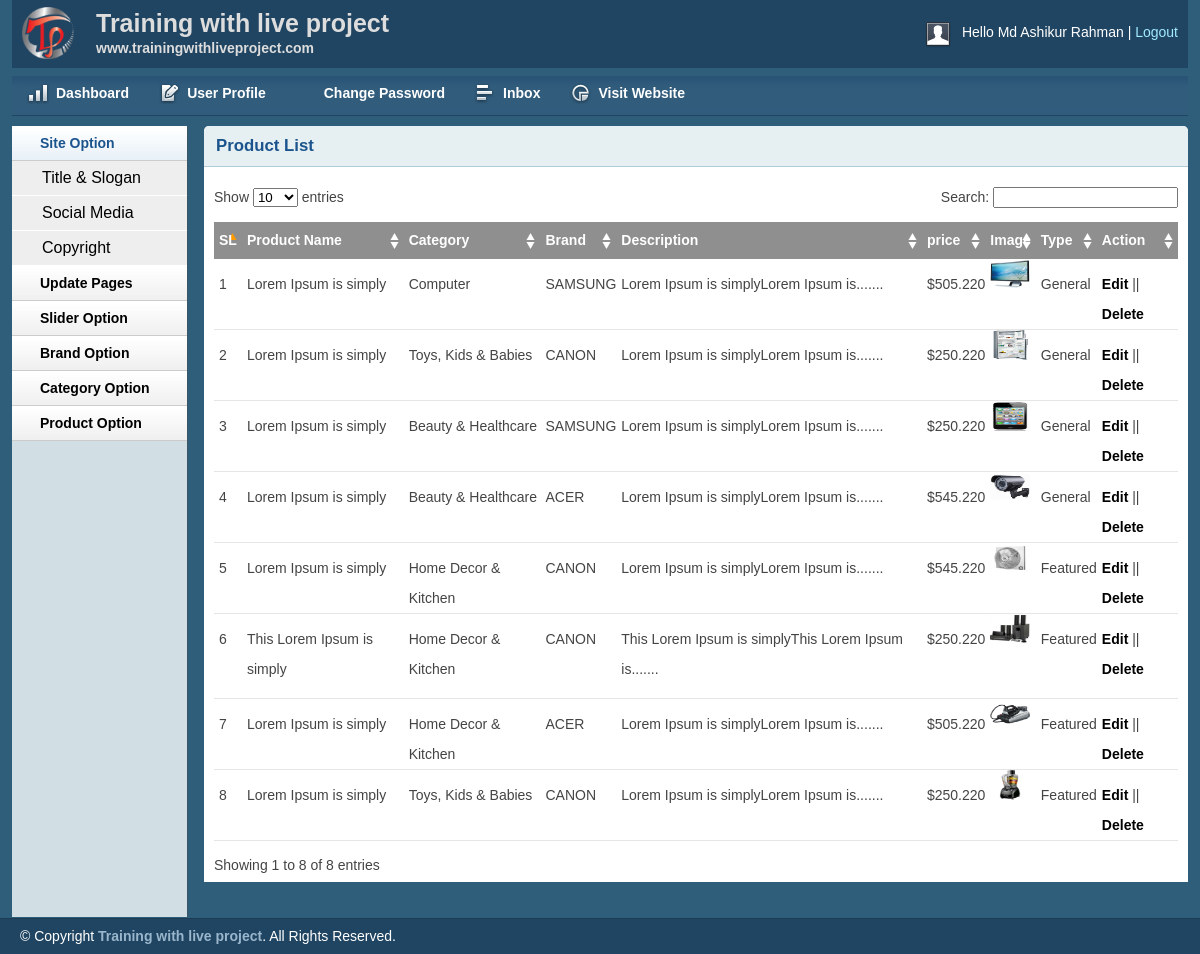
The page /admin/productlist.php (signed in) on the database its author committed.
### tables this page shows
CREATE TABLE `tbl_product` (
  `productID` int(11) NOT NULL,
  `productName` varchar(255) NOT NULL,
  `catID` int(11) NOT NULL,
  `brandID` int(11) NOT NULL,
  `body` text NOT NULL,
  `price` float(10,3) NOT NULL,
  `image` varchar(255) NOT NULL,
  `type` tinyint(4) NOT NULL DEFAULT 0
);

CREATE TABLE `tbl_category` (
  `catID` int(11) NOT NULL,
  `catName` varchar(255) NOT NULL
);

CREATE TABLE `tbl_brand` (
  `brandID` int(11) NOT NULL,
  `brandName` varchar(255) NOT NULL
);

### lib/Database.php (called while the page is built, shortened)
<?php
    class Database{
      public $host=DB_HOST;
      public $user=DB_USER;
      public $pass=DB_PASS;
      public $dbname=DB_NAME;
      public $link;
      private function connectDB(){
        $this->link=new mysqli($this->host,$this->user,$this->pass,$this->dbname);
      }
      public function select($query){
        $result=$this->link->query($query) or die($this->link->error.__LINE__);
        if($result->num_rows>0){
          return $result;
        }
        else{
          return false;
        }
      }
    }
 ?>

### classes/Product.php (called while the page is built, shortened)
<?php
    $filePath=realpath(dirname(__FILE__));
    include_once($filePath.'/../lib/Database.php');
    include_once($filePath.'/../helpers/Format.php');
    class Product{
      private $db;
      public function __construct(){
        $this->db=new Database();
      }
      public function getAllProduct(){
        $query  = "SELECT p.*,c.catName,b.brandName
                   FROM tbl_product as p,tbl_category as c,tbl_brand as b
                   WHERE p.catID=c.catID AND p.brandID=b.brandID
                   ORDER BY productID DESC";
        $result = $this->db->select($query);
        return $result;
      }
    }
?>

### helpers/Format.php (called while the page is built, shortened)
<?php
    class Format{
      public function textShorten($text,$limit=400){
         $text=$text." ";
         $text=substr($text,0,$limit);
         $text=substr($text,0,strrpos($text," "));
         $text=$text.".......";
         return $text;
      }
    }
 ?>

### admin/productlist.php (the view, shortened to what this page needs)
<?php include 'inc/header.php';?>
<?php include 'inc/sidebar.php';?>
<?php
    include_once('../helpers/Format.php');
    include_once('../classes/Product.php');
    $product = new Product();
    $format  = new Format();
 ?>
<div class="grid_10">
    <div class="box round first grid">
        <h2>Product List</h2>
        <div class="block">
            <table class="data display datatable" id="example">
			<thead>
				<tr>
					<th>SL</th>
					<th>Product Name</th>
					<th>Category</th>
					<th>Brand</th>
					<th>Description</th>
					<th>price</th>
					<th>Image</th>
					<th>Type</th>
					<th>Action</th>
				</tr>
			</thead>
			<tbody>
        <?php
            $getAllProduct=$product->getAllProduct();
            if($getAllProduct){
              $i=0;
              while($row=$getAllProduct->fetch_assoc()){
                $i++;
         ?>
				<tr class="odd gradeX">
					<td><?php echo $i; ?></td>
					<td><?php echo $row['productName']; ?></td>
					<td><?php echo $row['catName']; ?></td>
					<td><?php echo $row['brandName']; ?></td>
					<td><?php echo $format->textShorten($row['body'],50); ?></td>
					<td>$<?php echo $row['price']; ?></td>
					<td><img height="30px" width="40px" src="<?php echo $row['image']; ?>" alt=""></td>
					<td>
            <?php
                if($row['type']==0){
                  echo "Featured";
                }else{
                  echo "General";
                }
            ?>
        </td>
					<td><a href="productedit.php?productID=<?php echo $row['productID']; ?>">Edit</a> || <a onclick="return confirm('Are sure to delete ?')" href="?delID=<?php echo $row['productID']; ?>">Delete</a></td>
				</tr>
        <?php
              }
            }
         ?>
			</tbody>
		</table>
       </div>
    </div>
</div>
<?php include 'inc/footer.php';?>

### admin/css/layout.css (style rules this page uses)
body { background: #fff none repeat scroll 0 0; color: #444; font-size: 14px; padding: 0; }
a { color: #000; font-weight:bold; text-decoration: none; }
h1, h2, h3, h4, h5, h6 { line-height:1.2em; margin-bottom:.3em; }
h2 { margin-top:1em; }
.box { background:#fff; margin-bottom:20px; padding:10px 10px 10px 10px; margin-left:-8px; }
.box.grid { padding-bottom:40px; }
.box.round { -moz-border-radius: 5px 5px 0px 0px; -webkit-border-radius: 5px 5px 0px 0px; border-radius: 5px 5px 0px 0px; }
.box h2 { font-size:1.2em; font-weight:bold; color:#1B548D; background:#E6F0F3; margin:-10px -10px 0 -10px; padding:10px 12px; border-bottom:1px solid #B3CBD6; -moz-border-radius: 5px 5px 0px 0px; -webkit-border-radius: 5px 5px 0px 0px; border-radius: 5px 5px 0px 0px; }
.box.first { min-height: 406px; }
.block { padding-top:20px; }
p { margin-bottom:1em; }
.block { padding-bottom:1px; }
table.display { margin: 0 auto; clear: both; width: 100%; }
.sorting_asc { background: #8f8f8f url(../img/table/sort_asc.png) no-repeat center right; padding:8px 5px; text-align:left; color:#fff; }
.sorting { background:#8f8f8f url(../img/table/sort_both.png) no-repeat center right; padding:8px 5px; text-align:left; color:#fff; }
tr.odd { height: 30px; line-height: 30px; border-bottom:1px solid #e6e6e6; }
tr.even { height: 30px; line-height: 30px; border-bottom:1px solid #e6e6e6; }
tr.odd td, tr.even td { padding-left:5px; }

### rows shown on the page
tbl_product: productName "Lorem Ipsum is simply", catID.catName "Computer", brandID.brandName "SAMSUNG", body "Lorem Ipsum is simplyLorem Ipsum is.......", price "505.220", image (picture), type "General"
tbl_product: productName "Lorem Ipsum is simply", catID.catName "Toys, Kids & Babies", brandID.brandName "CANON", body "Lorem Ipsum is simplyLorem Ipsum is.......", price "250.220", image (picture), type "General"
tbl_product: productName "Lorem Ipsum is simply", catID.catName "Beauty & Healthcare", brandID.brandName "SAMSUNG", body "Lorem Ipsum is simplyLorem Ipsum is.......", price "250.220", image (picture), type "General"
tbl_product: productName "Lorem Ipsum is simply", catID.catName "Beauty & Healthcare", brandID.brandName "ACER", body "Lorem Ipsum is simplyLorem Ipsum is.......", price "545.220", image (picture), type "General"
tbl_product: productName "Lorem Ipsum is simply", catID.catName "Home Decor & Kitchen", brandID.brandName "CANON", body "Lorem Ipsum is simplyLorem Ipsum is.......", price "545.220", image (picture), type "Featured"
tbl_product: productName "This Lorem Ipsum is simply", catID.catName "Home Decor & Kitchen", brandID.brandName "CANON", body "This Lorem Ipsum is simplyThis Lorem Ipsum is.......", price "250.220", image (picture), type "Featured"
tbl_product: productName "Lorem Ipsum is simply", catID.catName "Home Decor & Kitchen", brandID.brandName "ACER", body "Lorem Ipsum is simplyLorem Ipsum is.......", price "505.220", image (picture), type "Featured"
tbl_product: productName "Lorem Ipsum is simply", catID.catName "Toys, Kids & Babies", brandID.brandName "CANON", body "Lorem Ipsum is simplyLorem Ipsum is.......", price "250.220", image (picture), type "Featured"

### other values the page prints
Session::get('adminName') "Md Ashikur Rahman"
